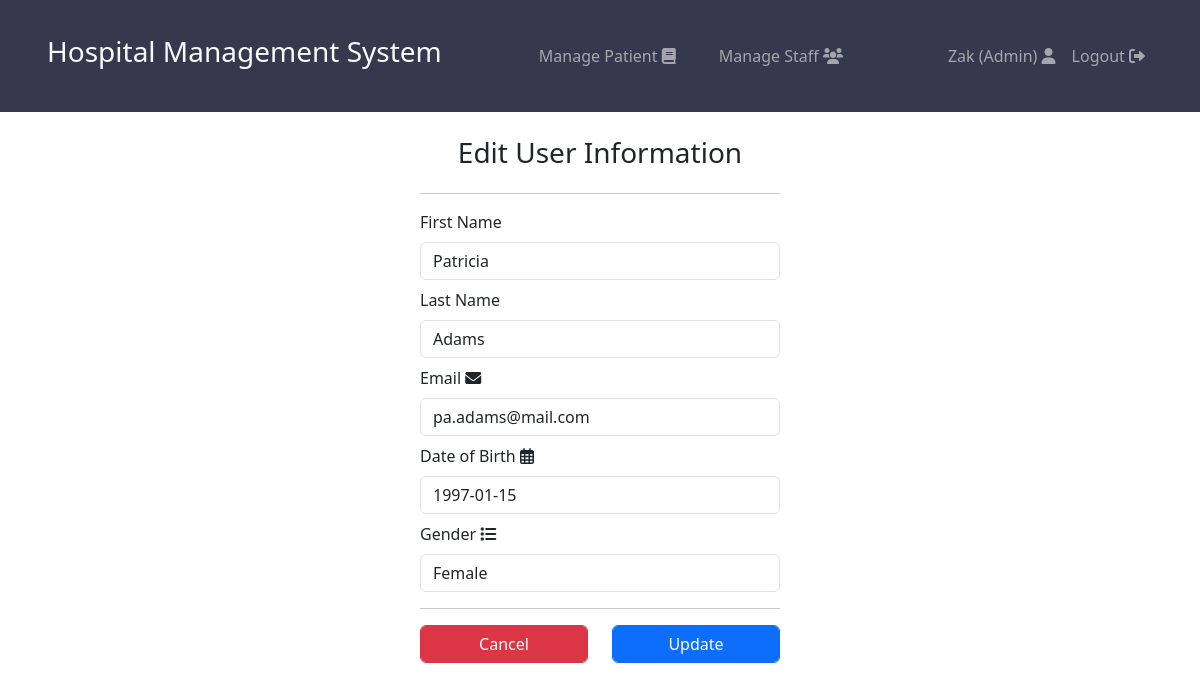
/updatePatient.php?patientID=1 (signed in), run on the app's committed database.
### tables this page shows
CREATE TABLE "patient" (
	"patientID"	INTEGER NOT NULL,
	"firstName"	TEXT NOT NULL,
	"lastName"	TEXT NOT NULL,
	"DOB"	TEXT NOT NULL,
	"email"	TEXT NOT NULL,
	"password"	TEXT NOT NULL,
	"gender"	TEXT NOT NULL,
	PRIMARY KEY("patientID" AUTOINCREMENT)
);

### updatePatient.php (the view, shortened to what this page needs)
<?php
include "db_conn.php";
$patientID = $_GET["patientID"];
?>
<!DOCTYPE html>
<html lang="en">
<head>
    <link href="https://cdn.jsdelivr.net/npm/bootstrap@5.3.2/dist/css/bootstrap.min.css" rel="stylesheet">
    <link rel="stylesheet" href="https://cdnjs.cloudflare.com/ajax/libs/font-awesome/6.0.0-beta3/css/all.min.css">
</head>
    <body>
        <?php include_once 'navbars/adminNav.php'; ?>
        <div class="container">
    <div class="text-center mb-2 mt-4">
      <h3>Edit User Information</h3>
    </div>
    <?php
    $sql = "SELECT * FROM patient WHERE patientID = $patientID LIMIT 1";
    $result = $db->query($sql);
    $row = $result->fetchArray(SQLITE3_ASSOC);
    ?>
    <div class="container d-flex justify-content-center">
        <form method="post" style="width:30vw; min-width:150px;">
        <hr>
        <div class="mb-2 text-dark">
            <label for="firstName" class="form-label">First Name</label>
            <input type="text" class="form-control" name="firstName" value="<?php echo $row['firstName'] ?>">
        </div>
        <div class="mb-2 text-dark">
            <label for="lastName" class="form-label">Last Name</label>
            <input type="text" class="form-control" name="lastName" value="<?php echo $row['lastName'] ?>">
        </div>
        <div class="mb-2 text-dark">
            <label for="email" class="form-label">Email</label>
            <i class="fa-solid fa-envelope"></i>
            <input type="email" class="form-control" name="email" value="<?php echo $row['email'] ?>">
        </div>
        <div class="mb-2 text-dark">
            <label for="DOB" class="form-label">Date of Birth</label>
            <i class="fa-sharp fa-regular fa-calendar-days"></i>
            <input type="text" class="form-control" name="DOB" value="<?php echo $row['DOB'] ?>">
        </div>
        <div class="mb-2 text-dark">
            <label for="gender" class="form-label">Gender</label>
            <i class="fa-solid fa-list"></i>
            <select class="form-control" id="gender" name="gender" required>
                <option value="Female" <?php echo ($row['gender'] == 'Female') ? "selected" : ""; ?>>Female</option>
            </select>
        </div>
        <hr>
        <div class="row">
            <div class="col-md-6">
                <div>
                    <a class="btn btn-danger form-control" href="viewPatient.php" role="button">Cancel</a>
                </div>
            </div>
            <div class="col-md-6">
                <div>
                    <button type="submit" name="submit" class="btn btn-primary form-control">Update</button>
                </div>
            </div>
        </div>
    </form>
    </div>
  </div>
    </body>
</html>

### data on the page
patient: firstName "Patricia", lastName "Adams", email "pa.adams@mail.com", DOB "1997-01-15", gender "Female"

### other printed values
$_SESSION['firstName'] "Zak"
